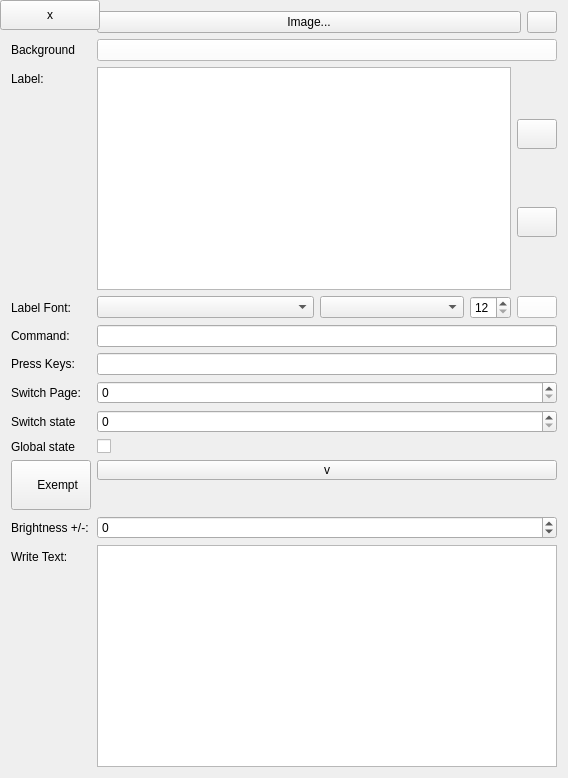
<?xml version="1.0" encoding="UTF-8"?>
<ui version="4.0">
 <class>ButtonForm</class>
 <widget class="QWidget" name="ButtonForm">
  <property name="geometry">
   <rect>
    <x>0</x>
    <y>0</y>
    <width>568</width>
    <height>778</height>
   </rect>
  </property>
  <property name="windowTitle">
   <string>Form</string>
  </property>
  <layout class="QFormLayout" name="formLayout">
   <item row="0" column="0">
    <widget class="QLabel" name="label">
     <property name="text">
      <string>Image:</string>
     </property>
    </widget>
   </item>
   <item row="0" column="1">
    <layout class="QHBoxLayout" name="horizontalLayout_2">
     <property name="spacing">
      <number>6</number>
     </property>
     <item>
      <widget class="QPushButton" name="add_image">
       <property name="text">
        <string>Image...</string>
       </property>
      </widget>
     </item>
     <item>
      <widget class="QPushButton" name="remove_image">
       <property name="sizePolicy">
        <sizePolicy hsizetype="Minimum" vsizetype="Minimum">
         <horstretch>0</horstretch>
         <verstretch>0</verstretch>
        </sizePolicy>
       </property>
       <property name="maximumSize">
        <size>
         <width>30</width>
         <height>16777215</height>
        </size>
       </property>
       <property name="toolTip">
        <string>Remove the image from the button</string>
       </property>
       <property name="text">
        <string/>
       </property>
       <property name="icon">
        <iconset resource="resources.qrc">
         <normaloff>:/icons/icons/cross.png</normaloff>:/icons/icons/cross.png</iconset>
       </property>
      </widget>
     </item>
    </layout>
   </item>
   <item row="1" column="0">
    <widget class="QLabel" name="label_9">
     <property name="text">
      <string>Background</string>
     </property>
    </widget>
   </item>
   <item row="1" column="1">
    <widget class="QPushButton" name="background_color">
     <property name="sizePolicy">
      <sizePolicy hsizetype="Preferred" vsizetype="Maximum">
       <horstretch>0</horstretch>
       <verstretch>0</verstretch>
      </sizePolicy>
     </property>
     <property name="maximumSize">
      <size>
       <width>16777215</width>
       <height>16777215</height>
      </size>
     </property>
     <property name="palette">
      <palette>
       <active>
        <colorrole role="WindowText">
         <brush brushstyle="SolidPattern">
          <color alpha="255">
           <red>0</red>
           <green>0</green>
           <blue>0</blue>
          </color>
         </brush>
        </colorrole>
        <colorrole role="Button">
         <brush brushstyle="SolidPattern">
          <color alpha="255">
           <red>255</red>
           <green>255</green>
           <blue>255</blue>
          </color>
         </brush>
        </colorrole>
        <colorrole role="Light">
         <brush brushstyle="SolidPattern">
          <color alpha="255">
           <red>255</red>
           <green>255</green>
           <blue>255</blue>
          </color>
         </brush>
        </colorrole>
        <colorrole role="Midlight">
         <brush brushstyle="SolidPattern">
          <color alpha="255">
           <red>255</red>
           <green>255</green>
           <blue>255</blue>
          </color>
         </brush>
        </colorrole>
        <colorrole role="Dark">
         <brush brushstyle="SolidPattern">
          <color alpha="255">
           <red>127</red>
           <green>127</green>
           <blue>127</blue>
          </color>
         </brush>
        </colorrole>
        <colorrole role="Mid">
         <brush brushstyle="SolidPattern">
          <color alpha="255">
           <red>170</red>
           <green>170</green>
           <blue>170</blue>
          </color>
         </brush>
        </colorrole>
        <colorrole role="Text">
         <brush brushstyle="SolidPattern">
          <color alpha="255">
           <red>0</red>
           <green>0</green>
           <blue>0</blue>
          </color>
         </brush>
        </colorrole>
        <colorrole role="BrightText">
         <brush brushstyle="SolidPattern">
          <color alpha="255">
           <red>255</red>
           <green>255</green>
           <blue>255</blue>
          </color>
         </brush>
        </colorrole>
        <colorrole role="ButtonText">
         <brush brushstyle="SolidPattern">
          <color alpha="255">
           <red>0</red>
           <green>0</green>
           <blue>0</blue>
          </color>
         </brush>
        </colorrole>
        <colorrole role="Base">
         <brush brushstyle="SolidPattern">
          <color alpha="255">
           <red>255</red>
           <green>255</green>
           <blue>255</blue>
          </color>
         </brush>
        </colorrole>
        <colorrole role="Window">
         <brush brushstyle="SolidPattern">
          <color alpha="255">
           <red>255</red>
           <green>255</green>
           <blue>255</blue>
          </color>
         </brush>
        </colorrole>
        <colorrole role="Shadow">
         <brush brushstyle="SolidPattern">
          <color alpha="255">
           <red>0</red>
           <green>0</green>
           <blue>0</blue>
          </color>
         </brush>
        </colorrole>
        <colorrole role="AlternateBase">
         <brush brushstyle="SolidPattern">
          <color alpha="255">
           <red>255</red>
           <green>255</green>
           <blue>255</blue>
          </color>
         </brush>
        </colorrole>
        <colorrole role="ToolTipBase">
         <brush brushstyle="SolidPattern">
          <color alpha="255">
           <red>255</red>
           <green>255</green>
           <blue>220</blue>
          </color>
         </brush>
        </colorrole>
        <colorrole role="ToolTipText">
         <brush brushstyle="SolidPattern">
          <color alpha="255">
           <red>0</red>
           <green>0</green>
           <blue>0</blue>
          </color>
         </brush>
        </colorrole>
        <colorrole role="PlaceholderText">
         <brush brushstyle="SolidPattern">
          <color alpha="128">
           <red>0</red>
           <green>0</green>
           <blue>0</blue>
          </color>
         </brush>
        </colorrole>
       </active>
       <inactive>
        <colorrole role="WindowText">
         <brush brushstyle="SolidPattern">
          <color alpha="255">
           <red>0</red>
           <green>0</green>
           <blue>0</blue>
          </color>
         </brush>
        </colorrole>
        <colorrole role="Button">
         <brush brushstyle="SolidPattern">
          <color alpha="255">
           <red>255</red>
           <green>255</green>
           <blue>255</blue>
          </color>
         </brush>
        </colorrole>
        <colorrole role="Light">
         <brush brushstyle="SolidPattern">
          <color alpha="255">
           <red>255</red>
           <green>255</green>
           <blue>255</blue>
          </color>
         </brush>
        </colorrole>
        <colorrole role="Midlight">
         <brush brushstyle="SolidPattern">
          <color alpha="255">
           <red>255</red>
           <green>255</green>
           <blue>255</blue>
          </color>
         </brush>
        </colorrole>
        <colorrole role="Dark">
         <brush brushstyle="SolidPattern">
          <color alpha="255">
           <red>127</red>
           <green>127</green>
           <blue>127</blue>
          </color>
         </brush>
        </colorrole>
        <colorrole role="Mid">
         <brush brushstyle="SolidPattern">
          <color alpha="255">
           <red>170</red>
           <green>170</green>
           <blue>170</blue>
          </color>
         </brush>
        </colorrole>
        <colorrole role="Text">
         <brush brushstyle="SolidPattern">
          <color alpha="255">
           <red>0</red>
           <green>0</green>
           <blue>0</blue>
          </color>
         </brush>
        </colorrole>
        <colorrole role="BrightText">
         <brush brushstyle="SolidPattern">
          <color alpha="255">
           <red>255</red>
           <green>255</green>
           <blue>255</blue>
          </color>
         </brush>
        </colorrole>
        <colorrole role="ButtonText">
         <brush brushstyle="SolidPattern">
          <color alpha="255">
           <red>0</red>
           <green>0</green>
           <blue>0</blue>
          </color>
         </brush>
        </colorrole>
        <colorrole role="Base">
         <brush brushstyle="SolidPattern">
          <color alpha="255">
           <red>255</red>
           <green>255</green>
           <blue>255</blue>
          </color>
         </brush>
        </colorrole>
        <colorrole role="Window">
         <brush brushstyle="SolidPattern">
          <color alpha="255">
           <red>255</red>
           <green>255</green>
           <blue>255</blue>
          </color>
         </brush>
        </colorrole>
        <colorrole role="Shadow">
         <brush brushstyle="SolidPattern">
          <color alpha="255">
           <red>0</red>
           <green>0</green>
           <blue>0</blue>
          </color>
         </brush>
        </colorrole>
        <colorrole role="AlternateBase">
         <brush brushstyle="SolidPattern">
          <color alpha="255">
           <red>255</red>
           <green>255</green>
           <blue>255</blue>
          </color>
         </brush>
        </colorrole>
        <colorrole role="ToolTipBase">
         <brush brushstyle="SolidPattern">
          <color alpha="255">
           <red>255</red>
           <green>255</green>
           <blue>220</blue>
          </color>
         </brush>
        </colorrole>
        <colorrole role="ToolTipText">
         <brush brushstyle="SolidPattern">
          <color alpha="255">
           <red>0</red>
           <green>0</green>
           <blue>0</blue>
          </color>
         </brush>
        </colorrole>
        <colorrole role="PlaceholderText">
         <brush brushstyle="SolidPattern">
          <color alpha="128">
           <red>0</red>
           <green>0</green>
           <blue>0</blue>
          </color>
         </brush>
        </colorrole>
       </inactive>
       <disabled>
        <colorrole role="WindowText">
         <brush brushstyle="SolidPattern">
          <color alpha="255">
           <red>127</red>
           <green>127</green>
           <blue>127</blue>
          </color>
         </brush>
        </colorrole>
        <colorrole role="Button">
         <brush brushstyle="SolidPattern">
          <color alpha="255">
           <red>255</red>
           <green>255</green>
           <blue>255</blue>
          </color>
         </brush>
        </colorrole>
        <colorrole role="Light">
         <brush brushstyle="SolidPattern">
          <color alpha="255">
           <red>255</red>
           <green>255</green>
           <blue>255</blue>
          </color>
         </brush>
        </colorrole>
        <colorrole role="Midlight">
         <brush brushstyle="SolidPattern">
          <color alpha="255">
           <red>255</red>
           <green>255</green>
           <blue>255</blue>
          </color>
         </brush>
        </colorrole>
        <colorrole role="Dark">
         <brush brushstyle="SolidPattern">
          <color alpha="255">
           <red>127</red>
           <green>127</green>
           <blue>127</blue>
          </color>
         </brush>
        </colorrole>
        <colorrole role="Mid">
         <brush brushstyle="SolidPattern">
          <color alpha="255">
           <red>170</red>
           <green>170</green>
           <blue>170</blue>
          </color>
         </brush>
        </colorrole>
        <colorrole role="Text">
         <brush brushstyle="SolidPattern">
          <color alpha="255">
           <red>127</red>
           <green>127</green>
           <blue>127</blue>
          </color>
         </brush>
        </colorrole>
        <colorrole role="BrightText">
         <brush brushstyle="SolidPattern">
          <color alpha="255">
           <red>255</red>
           <green>255</green>
           <blue>255</blue>
          </color>
         </brush>
        </colorrole>
        <colorrole role="ButtonText">
         <brush brushstyle="SolidPattern">
          <color alpha="255">
           <red>127</red>
           <green>127</green>
           <blue>127</blue>
          </color>
         </brush>
        </colorrole>
        <colorrole role="Base">
         <brush brushstyle="SolidPattern">
          <color alpha="255">
           <red>255</red>
           <green>255</green>
           <blue>255</blue>
          </color>
         </brush>
        </colorrole>
        <colorrole role="Window">
         <brush brushstyle="SolidPattern">
          <color alpha="255">
           <red>255</red>
           <green>255</green>
           <blue>255</blue>
          </color>
         </brush>
        </colorrole>
        <colorrole role="Shadow">
         <brush brushstyle="SolidPattern">
          <color alpha="255">
           <red>0</red>
           <green>0</green>
           <blue>0</blue>
          </color>
         </brush>
        </colorrole>
        <colorrole role="AlternateBase">
         <brush brushstyle="SolidPattern">
          <color alpha="255">
           <red>255</red>
           <green>255</green>
           <blue>255</blue>
          </color>
         </brush>
        </colorrole>
        <colorrole role="ToolTipBase">
         <brush brushstyle="SolidPattern">
          <color alpha="255">
           <red>255</red>
           <green>255</green>
           <blue>220</blue>
          </color>
         </brush>
        </colorrole>
        <colorrole role="ToolTipText">
         <brush brushstyle="SolidPattern">
          <color alpha="255">
           <red>0</red>
           <green>0</green>
           <blue>0</blue>
          </color>
         </brush>
        </colorrole>
        <colorrole role="PlaceholderText">
         <brush brushstyle="SolidPattern">
          <color alpha="128">
           <red>0</red>
           <green>0</green>
           <blue>0</blue>
          </color>
         </brush>
        </colorrole>
       </disabled>
      </palette>
     </property>
     <property name="toolTip">
      <string>Text Color</string>
     </property>
     <property name="text">
      <string/>
     </property>
    </widget>
   </item>
   <item row="2" column="0">
    <widget class="QLabel" name="label_2">
     <property name="text">
      <string>Label:</string>
     </property>
    </widget>
   </item>
   <item row="2" column="1">
    <layout class="QHBoxLayout" name="horizontalLayout_3">
     <item>
      <widget class="QTextEdit" name="text"/>
     </item>
     <item>
      <layout class="QVBoxLayout" name="verticalLayout_4">
       <item>
        <widget class="QPushButton" name="text_v_align">
         <property name="minimumSize">
          <size>
           <width>40</width>
           <height>30</height>
          </size>
         </property>
         <property name="maximumSize">
          <size>
           <width>30</width>
           <height>16777215</height>
          </size>
         </property>
         <property name="toolTip">
          <string>Text vertical alignment</string>
         </property>
         <property name="text">
          <string/>
         </property>
         <property name="icon">
          <iconset resource="resources.qrc">
           <normaloff>:/icons/icons/vertical-align.png</normaloff>:/icons/icons/vertical-align.png</iconset>
         </property>
        </widget>
       </item>
       <item>
        <widget class="QPushButton" name="text_h_align">
         <property name="minimumSize">
          <size>
           <width>40</width>
           <height>30</height>
          </size>
         </property>
         <property name="toolTip">
          <string>Text horizontal alignment</string>
         </property>
         <property name="text">
          <string/>
         </property>
         <property name="icon">
          <iconset resource="resources.qrc">
           <normaloff>:/icons/icons/horizontal-align.png</normaloff>:/icons/icons/horizontal-align.png</iconset>
         </property>
        </widget>
       </item>
      </layout>
     </item>
    </layout>
   </item>
   <item row="3" column="0">
    <widget class="QLabel" name="label_4">
     <property name="text">
      <string>Label Font:</string>
     </property>
    </widget>
   </item>
   <item row="3" column="1">
    <layout class="QHBoxLayout" name="horizontalLayout" stretch="3,2,1,1">
     <item>
      <widget class="QComboBox" name="text_font">
       <property name="sizePolicy">
        <sizepolicy hsizetype="Preferred" vsizetype="Fixed">
         <horstretch>0</horstretch>
         <verstretch>0</verstretch>
        </sizepolicy>
       </property>
       <property name="toolTip">
        <string>Text Font style</string>
       </property>
      </widget>
     </item>
     <item>
      <widget class="QComboBox" name="text_font_style">
       <property name="toolTip">
        <string>Text Font</string>
       </property>
      </widget>
     </item>
     <item>
      <widget class="QSpinBox" name="text_font_size">
       <property name="sizePolicy">
        <sizepolicy hsizetype="Fixed" vsizetype="Fixed">
         <horstretch>0</horstretch>
         <verstretch>0</verstretch>
        </sizepolicy>
       </property>
       <property name="toolTip">
        <string>Text Font size</string>
       </property>
       <property name="minimum">
        <number>12</number>
       </property>
       <property name="maximum">
        <number>72</number>
       </property>
      </widget>
     </item>
     <item>
      <widget class="QPushButton" name="text_color">
       <property name="sizePolicy">
        <sizepolicy hsizetype="Maximum" vsizetype="Maximum">
         <horstretch>0</horstretch>
         <verstretch>0</verstretch>
        </sizepolicy>
       </property>
       <property name="maximumSize">
        <size>
         <width>16777215</width>
         <height>16777215</height>
        </size>
       </property>
       <property name="palette">
        <palette>
         <active>
          <colorrole role="WindowText">
           <brush brushstyle="SolidPattern">
            <color alpha="255">
             <red>0</red>
             <green>0</green>
             <blue>0</blue>
            </color>
           </brush>
          </colorrole>
          <colorrole role="Button">
           <brush brushstyle="SolidPattern">
            <color alpha="255">
             <red>255</red>
             <green>255</green>
             <blue>255</blue>
            </color>
           </brush>
          </colorrole>
          <colorrole role="Light">
           <brush brushstyle="SolidPattern">
            <color alpha="255">
             <red>255</red>
             <green>255</green>
             <blue>255</blue>
            </color>
           </brush>
          </colorrole>
          <colorrole role="Midlight">
           <brush brushstyle="SolidPattern">
            <color alpha="255">
             <red>255</red>
             <green>255</green>
             <blue>255</blue>
            </color>
           </brush>
          </colorrole>
          <colorrole role="Dark">
           <brush brushstyle="SolidPattern">
            <color alpha="255">
             <red>127</red>
             <green>127</green>
             <blue>127</blue>
            </color>
           </brush>
          </colorrole>
          <colorrole role="Mid">
           <brush brushstyle="SolidPattern">
            <color alpha="255">
             <red>170</red>
             <green>170</green>
             <blue>170</blue>
            </color>
           </brush>
          </colorrole>
          <colorrole role="Text">
           <brush brushstyle="SolidPattern">
            <color alpha="255">
             <red>0</red>
             <green>0</green>
             <blue>0</blue>
            </color>
           </brush>
          </colorrole>
          <colorrole role="BrightText">
           <brush brushstyle="SolidPattern">
            <color alpha="255">
             <red>255</red>
             <green>255</green>
             <blue>255</blue>
            </color>
           </brush>
          </colorrole>
          <colorrole role="ButtonText">
           <brush brushstyle="SolidPattern">
            <color alpha="255">
             <red>0</red>
             <green>0</green>
             <blue>0</blue>
            </color>
           </brush>
          </colorrole>
          <colorrole role="Base">
           <brush brushstyle="SolidPattern">
            <color alpha="255">
             <red>255</red>
             <green>255</green>
             <blue>255</blue>
            </color>
           </brush>
          </colorrole>
          <colorrole role="Window">
           <brush brushstyle="SolidPattern">
            <color alpha="255">
             <red>255</red>
             <green>255</green>
             <blue>255</blue>
            </color>
           </brush>
          </colorrole>
          <colorrole role="Shadow">
           <brush brushstyle="SolidPattern">
            <color alpha="255">
             <red>0</red>
             <green>0</green>
             <blue>0</blue>
            </color>
           </brush>
          </colorrole>
          <colorrole role="AlternateBase">
           <brush brushstyle="SolidPattern">
            <color alpha="255">
             <red>255</red>
             <green>255</green>
             <blue>255</blue>
            </color>
           </brush>
          </colorrole>
          <colorrole role="ToolTipBase">
           <brush brushstyle="SolidPattern">
            <color alpha="255">
             <red>255</red>
             <green>255</green>
             <blue>220</blue>
            </color>
           </brush>
          </colorrole>
          <colorrole role="ToolTipText">
           <brush brushstyle="SolidPattern">
            <color alpha="255">
             <red>0</red>
             <green>0</green>
             <blue>0</blue>
            </color>
           </brush>
          </colorrole>
          <colorrole role="PlaceholderText">
           <brush brushstyle="SolidPattern">
            <color alpha="128">
             <red>0</red>
             <green>0</green>
             <blue>0</blue>
            </color>
           </brush>
          </colorrole>
         </active>
         <inactive>
          <colorrole role="WindowText">
           <brush brushstyle="SolidPattern">
            <color alpha="255">
             <red>0</red>
             <green>0</green>
             <blue>0</blue>
            </color>
           </brush>
          </colorrole>
          <colorrole role="Button">
           <brush brushstyle="SolidPattern">
            <color alpha="255">
             <red>255</red>
             <green>255</green>
             <blue>255</blue>
            </color>
           </brush>
          </colorrole>
          <colorrole role="Light">
           <brush brushstyle="SolidPattern">
            <color alpha="255">
             <red>255</red>
             <green>255</green>
             <blue>255</blue>
            </color>
           </brush>
          </colorrole>
          <colorrole role="Midlight">
           <brush brushstyle="SolidPattern">
            <color alpha="255">
             <red>255</red>
             <green>255</green>
             <blue>255</blue>
            </color>
           </brush>
          </colorrole>
          <colorrole role="Dark">
           <brush brushstyle="SolidPattern">
            <color alpha="255">
             <red>127</red>
             <green>127</green>
             <blue>127</blue>
            </color>
           </brush>
          </colorrole>
          <colorrole role="Mid">
           <brush brushstyle="SolidPattern">
            <color alpha="255">
             <red>170</red>
             <green>170</green>
             <blue>170</blue>
            </color>
           </brush>
          </colorrole>
          <colorrole role="Text">
           <brush brushstyle="SolidPattern">
            <color alpha="255">
             <red>0</red>
             <green>0</green>
             <blue>0</blue>
            </color>
           </brush>
          </colorrole>
          <colorrole role="BrightText">
           <brush brushstyle="SolidPattern">
            <color alpha="255">
             <red>255</red>
             <green>255</green>
             <blue>255</blue>
            </color>
           </brush>
          </colorrole>
          <colorrole role="ButtonText">
           <brush brushstyle="SolidPattern">
            <color alpha="255">
             <red>0</red>
             <green>0</green>
             <blue>0</blue>
            </color>
           </brush>
          </colorrole>
          <colorrole role="Base">
           <brush brushstyle="SolidPattern">
            <color alpha="255">
             <red>255</red>
             <green>255</green>
             <blue>255</blue>
            </color>
           </brush>
          </colorrole>
          <colorrole role="Window">
           <brush brushstyle="SolidPattern">
            <color alpha="255">
             <red>255</red>
             <green>255</green>
             <blue>255</blue>
            </color>
           </brush>
          </colorrole>
          <colorrole role="Shadow">
           <brush brushstyle="SolidPattern">
            <color alpha="255">
             <red>0</red>
             <green>0</green>
             <blue>0</blue>
            </color>
           </brush>
          </colorrole>
          <colorrole role="AlternateBase">
           <brush brushstyle="SolidPattern">
            <color alpha="255">
             <red>255</red>
             <green>255</green>
             <blue>255</blue>
            </color>
           </brush>
          </colorrole>
          <colorrole role="ToolTipBase">
           <brush brushstyle="SolidPattern">
            <color alpha="255">
             <red>255</red>
             <green>255</green>
             <blue>220</blue>
            </color>
           </brush>
          </colorrole>
          <colorrole role="ToolTipText">
           <brush brushstyle="SolidPattern">
            <color alpha="255">
             <red>0</red>
             <green>0</green>
             <blue>0</blue>
            </color>
           </brush>
          </colorrole>
          <colorrole role="PlaceholderText">
           <brush brushstyle="SolidPattern">
            <color alpha="128">
             <red>0</red>
             <green>0</green>
             <blue>0</blue>
            </color>
           </brush>
          </colorrole>
         </inactive>
         <disabled>
          <colorrole role="WindowText">
           <brush brushstyle="SolidPattern">
            <color alpha="255">
             <red>127</red>
             <green>127</green>
             <blue>127</blue>
            </color>
           </brush>
          </colorrole>
          <colorrole role="Button">
           <brush brushstyle="SolidPattern">
            <color alpha="255">
             <red>255</red>
             <green>255</green>
             <blue>255</blue>
            </color>
           </brush>
          </colorrole>
          <colorrole role="Light">
           <brush brushstyle="SolidPattern">
            <color alpha="255">
             <red>255</red>
             <green>255</green>
             <blue>255</blue>
            </color>
           </brush>
          </colorrole>
          <colorrole role="Midlight">
           <brush brushstyle="SolidPattern">
            <color alpha="255">
             <red>255</red>
             <green>255</green>
             <blue>255</blue>
            </color>
           </brush>
          </colorrole>
          <colorrole role="Dark">
           <brush brushstyle="SolidPattern">
            <color alpha="255">
             <red>127</red>
             <green>127</green>
             <blue>127</blue>
            </color>
           </brush>
          </colorrole>
          <colorrole role="Mid">
           <brush brushstyle="SolidPattern">
            <color alpha="255">
             <red>170</red>
             <green>170</green>
             <blue>170</blue>
            </color>
           </brush>
          </colorrole>
          <colorrole role="Text">
           <brush brushstyle="SolidPattern">
            <color alpha="255">
             <red>127</red>
             <green>127</green>
             <blue>127</blue>
            </color>
           </brush>
          </colorrole>
          <colorrole role="BrightText">
           <brush brushstyle="SolidPattern">
            <color alpha="255">
             <red>255</red>
             <green>255</green>
             <blue>255</blue>
            </color>
           </brush>
          </colorrole>
          <colorrole role="ButtonText">
           <brush brushstyle="SolidPattern">
            <color alpha="255">
             <red>127</red>
             <green>127</green>
             <blue>127</blue>
            </color>
           </brush>
          </colorrole>
          <colorrole role="Base">
           <brush brushstyle="SolidPattern">
            <color alpha="255">
             <red>255</red>
             <green>255</green>
             <blue>255</blue>
            </color>
           </brush>
          </colorrole>
          <colorrole role="Window">
           <brush brushstyle="SolidPattern">
            <color alpha="255">
             <red>255</red>
             <green>255</green>
             <blue>255</blue>
            </color>
           </brush>
          </colorrole>
          <colorrole role="Shadow">
           <brush brushstyle="SolidPattern">
            <color alpha="255">
             <red>0</red>
             <green>0</green>
             <blue>0</blue>
            </color>
           </brush>
          </colorrole>
          <colorrole role="AlternateBase">
           <brush brushstyle="SolidPattern">
            <color alpha="255">
             <red>255</red>
             <green>255</green>
             <blue>255</blue>
            </color>
           </brush>
          </colorrole>
          <colorrole role="ToolTipBase">
           <brush brushstyle="SolidPattern">
            <color alpha="255">
             <red>255</red>
             <green>255</green>
             <blue>220</blue>
            </color>
           </brush>
          </colorrole>
          <colorrole role="ToolTipText">
           <brush brushstyle="SolidPattern">
            <color alpha="255">
             <red>0</red>
             <green>0</green>
             <blue>0</blue>
            </color>
           </brush>
          </colorrole>
          <colorrole role="PlaceholderText">
           <brush brushstyle="SolidPattern">
            <color alpha="128">
             <red>0</red>
             <green>0</green>
             <blue>0</blue>
            </color>
           </brush>
          </colorrole>
         </disabled>
        </palette>
       </property>
       <property name="toolTip">
        <string>Text Color</string>
       </property>
       <property name="text">
        <string/>
       </property>
      </widget>
     </item>
    </layout>
   </item>
   <item row="5" column="0">
    <widget class="QLabel" name="label_3">
     <property name="text">
      <string>Command:</string>
     </property>
    </widget>
   </item>
   <item row="5" column="1">
    <widget class="QLineEdit" name="command"/>
   </item>
   <item row="7" column="0">
    <widget class="QLabel" name="label_5">
     <property name="text">
      <string>Press Keys:</string>
     </property>
    </widget>
   </item>
   <item row="7" column="1">
    <widget class="QLineEdit" name="keys"/>
   </item>
   <item row="8" column="0">
    <widget class="QLabel" name="label_8">
     <property name="text">
      <string>Switch Page:</string>
     </property>
    </widget>
   </item>
   <item row="8" column="1">
    <widget class="QSpinBox" name="switch_page">
     <property name="minimum">
      <number>0</number>
     </property>
     <property name="maximum">
      <number>999999999</number>
     </property>
     <property name="value">
      <number>0</number>
     </property>
    </widget>
   </item>
   <item row="9" column="0">
    <widget class="QLabel" name="label_10">
     <property name="text">
      <string>Switch state</string>
     </property>
    </widget>
   </item>
   <item row="9" column="1">
    <widget class="QSpinBox" name="switch_state">
     <property name="maximum">
      <number>999999999</number>
     </property>
    </widget>
    </item>
    <item row="10" column="0">
    <widget class="QLabel" name="label_1">
    <property name="text">
	<string>Global state</string>
    </property>
    </widget>
    </item>
    <item row="10" column="1">
	<widget class="QCheckBox"></widget>
    </item>
    <item row="11" column="0">
    <widget class="QPushButton">
    <property name="text">
    <string>
    Exempt
    </string>
    </property>
    </widget>
   </item>
   <item row="11" column="1">
   <widget class="QPushButton">
   <property name="text">
   <string>v</string>
   </property>
   <property name="sizePolicy">
   <sizePolicy hsizetype="minimum" vsizetype="minimum">
   <horstretch>0</horstretch>
   <verstretch>0</verstretch>
   </sizePolicy>
   </property>
   <property name="styleSheet">
   <string notr="true">padding: 2px 6px;</string>
   </property>
   </widget>
   </item>
   <item row="11" column="2">
   <widget class="QPushButton">
   <property name="text">
   <string>x</string>
   </property>
   <property name="sizePolicy">
   <sizePolicy hsizetype="minimum" vsizetype="minimum">
   <horstretch>0</horstretch>
   <verstretch>0</verstretch>
   </sizePolicy>
   </property>
   <property name="styleSheet">
   <string notr="true">padding: 2px 6px;</string>
   </property>
   </widget>
   </item>
   <item row="12" column="0">
    <widget class="QLabel" name="label_7">
     <property name="text">
      <string>Brightness +/-:</string>
     </property>
    </widget>
   </item>
   <item row="12" column="1">
    <widget class="QSpinBox" name="change_brightness">
     <property name="minimum">
      <number>-99</number>
     </property>
    </widget>
   </item>
   <item row="13" column="0">
    <widget class="QLabel" name="label_6">
     <property name="text">
      <string>Write Text:</string>
     </property>
    </widget>
   </item>
   <item row="13" column="1">
    <widget class="QPlainTextEdit" name="write"/>
   </item>
  </layout>
 </widget>
 <resources>
  <include location="resources.qrc"/>
 </resources>
 <connections/>
</ui>
